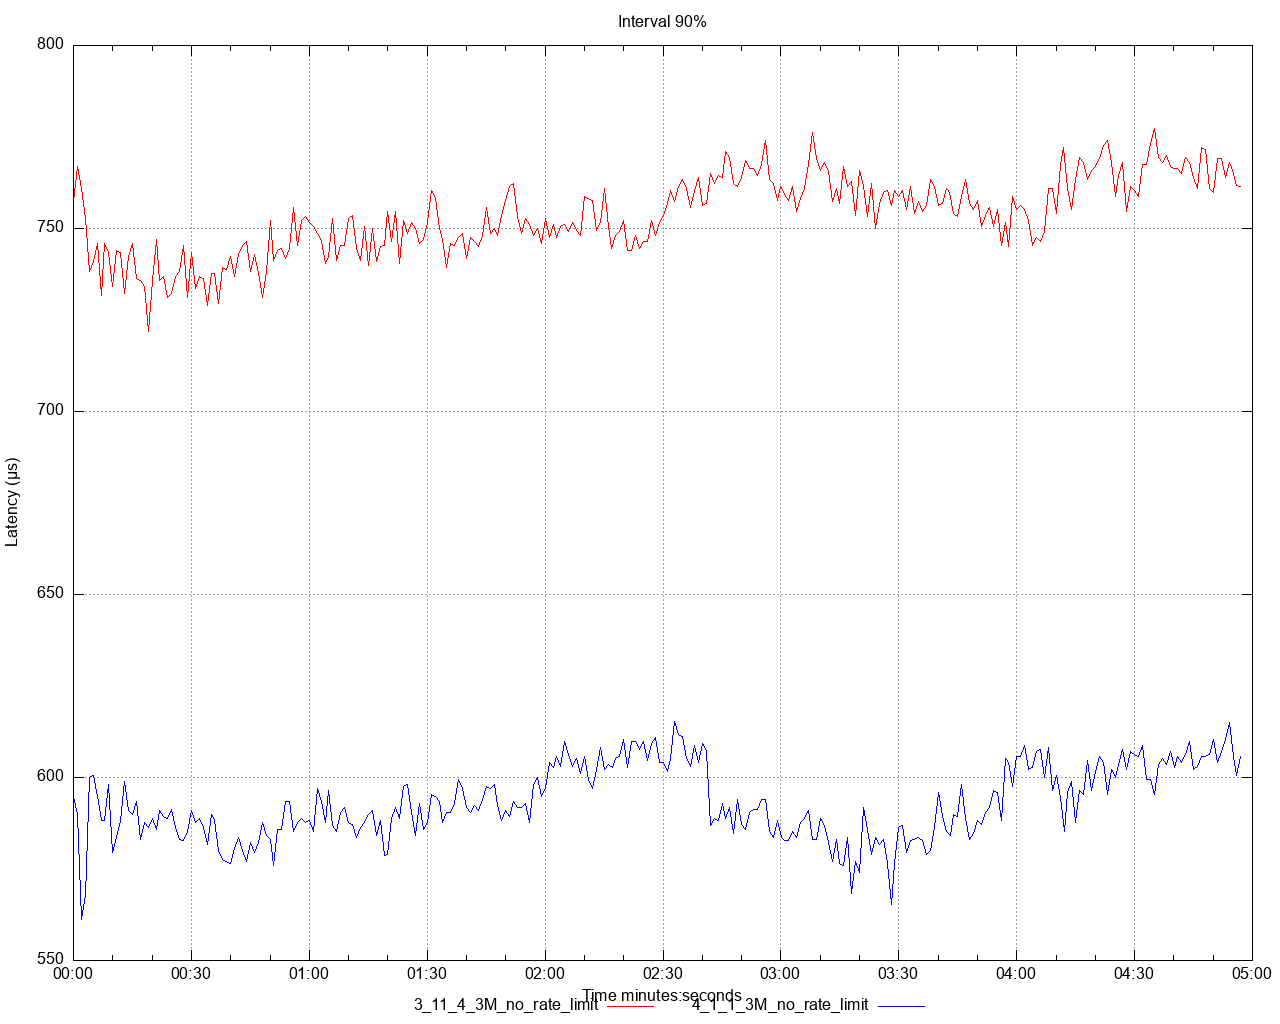

Write the gnuplot code that produced this figure.
set title 'Interval 90%' noenhanced
set style data lines
set datafile separator ","
set terminal png size 1280,1024
set grid
set key below
set xdata time
set timefmt "%s"
offset = 0
t0(x)=(offset=($0==0) ? x : offset, x - offset)
set xlabel 'Time minutes:seconds'
set ylabel 'Latency (μs)'
set output '/Users/ahmet.mircik/simulator/tests/report_3M_no_rate_limit/latency/latency_interval_90_set.png'
plot \
   '/Users/ahmet.mircik/simulator/tests/report_3M_no_rate_limit/data/latency_interval_90_set_1.data' using (t0(timecolumn(1))):2 title "3_11_4_3M_no_rate_limit" noenhanced lt rgb "red", \
   '/Users/ahmet.mircik/simulator/tests/report_3M_no_rate_limit/data/latency_interval_90_set_2.data' using (t0(timecolumn(1))):2 title "4_1_1_3M_no_rate_limit" noenhanced lt rgb "blue", \
